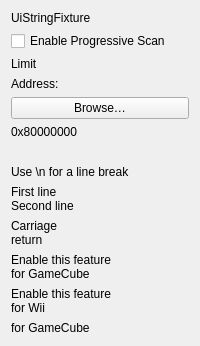
<?xml version="1.0" encoding="UTF-8"?>
<ui version="4.0">
 <class>UiStringFixture</class>
 <widget class="QWidget" name="UiStringFixture">
  <layout class="QVBoxLayout" name="layout">
   <item>
    <widget class="QLabel" name="class_name">
     <property name="text">
      <string extracomment="A label whose text equals the form class name">UiStringFixture</string>
     </property>
    </widget>
   </item>
   <item>
    <widget class="QCheckBox" name="plain">
     <property name="text">
      <string>Enable Progressive Scan</string>
     </property>
    </widget>
   </item>
   <item>
    <widget class="QLabel" name="disambiguated">
     <property name="text">
      <string comment="Refers to the speed limiter">Limit</string>
     </property>
    </widget>
   </item>
   <item>
    <widget class="QLabel" name="annotated">
     <property name="text">
      <string extracomment="A hexadecimal address, not a street address">Address:</string>
     </property>
    </widget>
   </item>
   <item>
    <widget class="QPushButton" name="nonascii">
     <property name="text">
      <string extracomment="Button to open a file browser">Browse…</string>
     </property>
    </widget>
   </item>
   <item>
    <widget class="QLabel" name="notr">
     <property name="text">
      <string notr="true" extracomment="Why this is not translated">0x80000000</string>
     </property>
    </widget>
   </item>
   <item>
    <widget class="QLabel" name="whitespace">
     <property name="text">
      <string extracomment="A placeholder filled in at runtime">   </string>
     </property>
    </widget>
   </item>
   <item>
    <widget class="QLabel" name="escape">
     <property name="text">
      <string extracomment="The two characters backslash and n, not a line break">Use \n for a line break</string>
     </property>
    </widget>
   </item>
   <item>
    <widget class="QLabel" name="multiline">
     <property name="text">
      <string extracomment="A label spanning two lines">First line
Second line</string>
     </property>
    </widget>
   </item>
   <item>
    <widget class="QLabel" name="numeric_cr">
     <property name="text">
      <string extracomment="A carriage return written as a numeric reference">Carriage&#13;return</string>
     </property>
    </widget>
   </item>
   <item>
    <widget class="QLabel" name="shared_first_gc">
     <property name="text">
      <string extracomment="The GameCube variant of a two-line label">Enable this feature
for GameCube</string>
     </property>
    </widget>
   </item>
   <item>
    <widget class="QLabel" name="shared_first_wii">
     <property name="text">
      <string extracomment="The Wii variant of a two-line label">Enable this feature
for Wii</string>
     </property>
    </widget>
   </item>
   <item>
    <widget class="QLabel" name="continuation_substring">
     <property name="text">
      <string extracomment="A short label whose whole text is another label's second line">for GameCube</string>
     </property>
    </widget>
   </item>
  </layout>
 </widget>
 <resources/>
 <connections/>
</ui>
